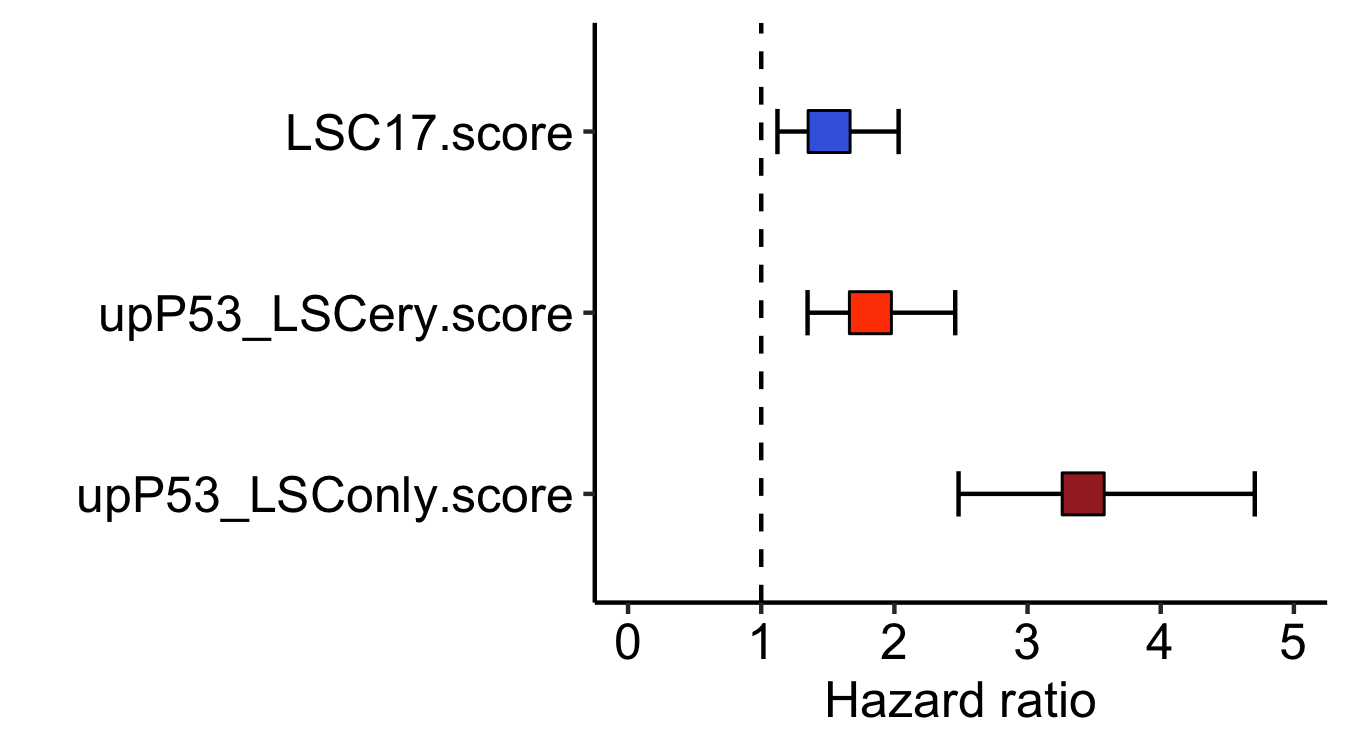

The script that saved this image:
#FigureS6f - LSC17, p53all and p53LSC signature in all BeatAML patients
#Authors: Sean Wen and Alba Meira

# Load packages
library(survival)
library(survminer)
library(ggplot2)

# Read patient-level file
df <- read.table("../../../Sources/BeatAML/Master.txt", sep="\t", header=TRUE, stringsAsFactors=FALSE)
dim(df) #360 patients; only including de novo and sAML

# Remove entries with missing survival data
df <- df[which(!is.na(df$time)), ]
df <- df[which(!is.na(df$status)), ]
dim(df) #322 with conconmitant survival data
table(df$genotype.TP53) #28 TP53-mutant and 294 TP53-WT

# Define signatures to analyse
sigs <- c("LSC17.score", "upP53_LSCery.score", "upP53_LSConly.score")

# Cox proportional-hazards model
.list <- list()

for(i in 1:length(sigs)) {
    
    # Define sig
    sig <- sigs[i]
    
    # Subset sig
    cols <- c("time", "status", sig)
    df.small <- df[,cols]
    
    # Binarize scorse
    df.small$score.bi <- ifelse(df.small[,sig] < median(df.small[,sig]), "low", "high")
    df.small$score.bi <- factor(df.small$score.bi, levels=c("low", "high"))
    print(table(df.small$score.bi))
    
    # Build model
    model <- coxph(Surv(time, status) ~ score.bi, data=df.small)

    # Retrieve coefficients
    coef <- as.data.frame(summary(model)$coefficient)
    coef.int <- as.data.frame(summary(model)$conf.int[,c(3,4)])
    results <- data.frame("coef"=coef, "coef.95.lower"=coef.int[1,1], "coef.95.upper"=coef.int[2,1])

    # Summarise table
    cols <- c("coef.exp.coef.", "coef.95.lower", "coef.95.upper", "coef.Pr...z..")
    cols.new <- c("hazard_ratio", "hazard_ratio_95_lower",  "hazard_ratio_95_upper", "pval")
    results <- results[,cols]
    names(results) <- cols.new

    # Indicate sig
    . <- data.frame("gene_signature"=sig)
    results <- cbind.data.frame(., results)
    
    # Save into list
    .list[[i]] <- results
    
}

results <- do.call(rbind.data.frame, .list)

# Save file
write.table(results, "FigureS6f.txt", sep="\t", col.names=TRUE, row.names=FALSE, quote=FALSE)

# Set factor levels (for ordering y-axis)
levels <- rev(sigs)
results$gene_signature <- factor(results$gene_signature, levels=levels)

# Forest plot
    # Definition
    data <- results
    y <- data$gene_signature
    x <- data$hazard_ratio
    x.lower <- data$hazard_ratio_95_lower
    x.upper <- data$hazard_ratio_95_upper
    z <- data$gene_signature
    color.breaks <- rev(c("royalblue", "orangered", "brown"))

    # Plot
    plot <- ggplot() +
            geom_errorbarh(data, mapping=aes(y=y, xmin=x.lower, xmax=x.upper), height=0.25) +
            geom_point(data, mapping=aes(x=x, y=y, fill=z), shape=22, size=5) +
            geom_vline(xintercept=1, color="black", linetype="dashed", size=0.5, alpha=1) +
            scale_fill_manual(values=color.breaks) +
            scale_x_continuous(breaks=seq(from=0,to=ceiling(max(x.upper)),by=1),
                               limits=c(0, ceiling(max(x.upper)))
                               ) +
            xlab("Hazard ratio") +
            ylab(" ") +
            theme_bw() +
            theme(panel.border = element_blank(),
                  panel.background = element_blank(),
                  panel.grid.major = element_blank(),
                  panel.grid.minor = element_blank(),
                  axis.line = element_line(colour = "black"),
                  axis.text.y = element_text(size = 12, colour = "black"),
                  axis.text.x.bottom = element_text(size = 12, colour = "black"),
                  axis.title.x = element_text(size = 12, colour = "black"),
                  legend.position="none"
                  )

    # Save file
    ggsave("FigureS6f.png", plot, width=4.5, height=2.5)
